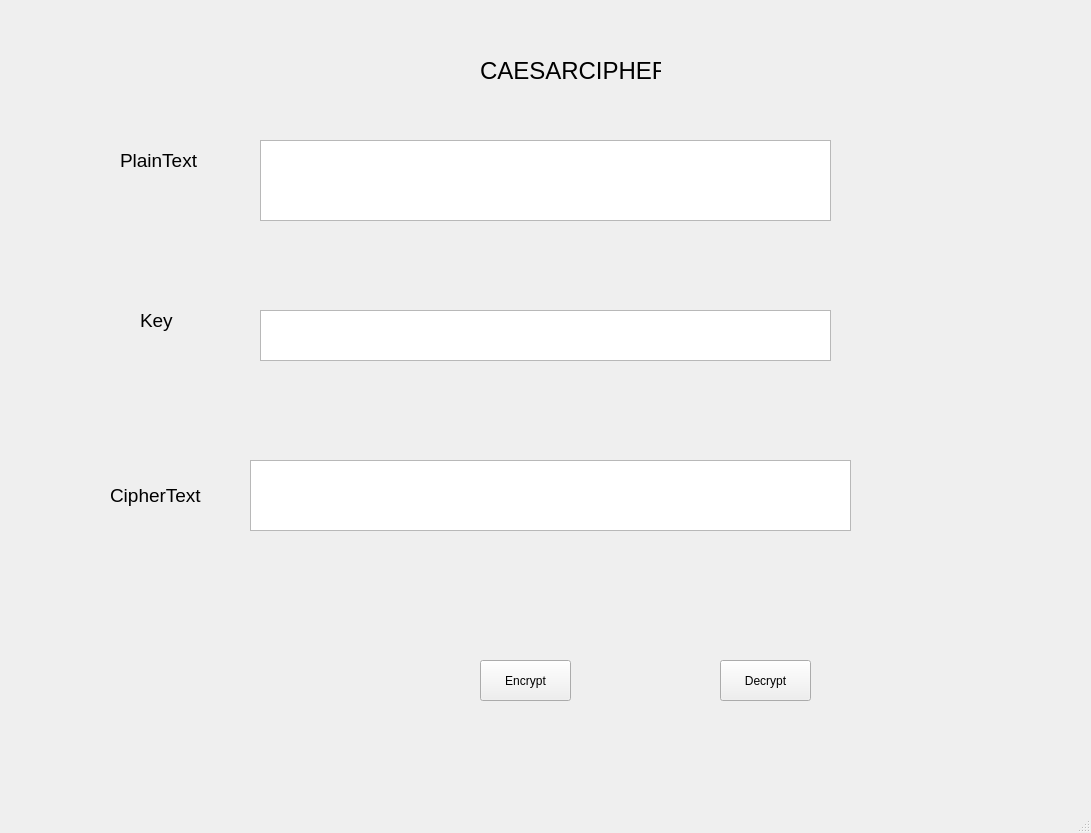
<?xml version="1.0" encoding="UTF-8"?>
<ui version="4.0">
 <class>MainWindow</class>
 <widget class="QMainWindow" name="MainWindow">
  <property name="geometry">
   <rect>
    <x>0</x>
    <y>0</y>
    <width>1091</width>
    <height>833</height>
   </rect>
  </property>
  <property name="windowTitle">
   <string>MainWindow</string>
  </property>
  <widget class="QWidget" name="centralwidget">
   <widget class="QLabel" name="label">
    <property name="geometry">
     <rect>
      <x>480</x>
      <y>50</y>
      <width>181</width>
      <height>41</height>
     </rect>
    </property>
    <property name="font">
     <font>
      <pointsize>18</pointsize>
     </font>
    </property>
    <property name="text">
     <string>CAESARCIPHER</string>
    </property>
   </widget>
   <widget class="QLabel" name="label1">
    <property name="geometry">
     <rect>
      <x>120</x>
      <y>140</y>
      <width>81</width>
      <height>41</height>
     </rect>
    </property>
    <property name="font">
     <font>
      <pointsize>14</pointsize>
     </font>
    </property>
    <property name="text">
     <string>PlainText</string>
    </property>
   </widget>
   <widget class="QLabel" name="label2">
    <property name="geometry">
     <rect>
      <x>140</x>
      <y>300</y>
      <width>61</width>
      <height>41</height>
     </rect>
    </property>
    <property name="font">
     <font>
      <pointsize>14</pointsize>
     </font>
    </property>
    <property name="text">
     <string>Key</string>
    </property>
   </widget>
   <widget class="QLabel" name="label3">
    <property name="geometry">
     <rect>
      <x>110</x>
      <y>470</y>
      <width>111</width>
      <height>51</height>
     </rect>
    </property>
    <property name="font">
     <font>
      <pointsize>14</pointsize>
     </font>
    </property>
    <property name="text">
     <string>CipherText</string>
    </property>
   </widget>
   <widget class="QPlainTextEdit" name="txt_plain_text">
    <property name="geometry">
     <rect>
      <x>260</x>
      <y>140</y>
      <width>571</width>
      <height>81</height>
     </rect>
    </property>
   </widget>
   <widget class="QPlainTextEdit" name="txt_key">
    <property name="geometry">
     <rect>
      <x>260</x>
      <y>310</y>
      <width>571</width>
      <height>51</height>
     </rect>
    </property>
   </widget>
   <widget class="QPushButton" name="btn_encrypt">
    <property name="geometry">
     <rect>
      <x>480</x>
      <y>660</y>
      <width>91</width>
      <height>41</height>
     </rect>
    </property>
    <property name="text">
     <string>Encrypt</string>
    </property>
   </widget>
   <widget class="QPushButton" name="btn_decrypt">
    <property name="geometry">
     <rect>
      <x>720</x>
      <y>660</y>
      <width>91</width>
      <height>41</height>
     </rect>
    </property>
    <property name="text">
     <string>Decrypt</string>
    </property>
   </widget>
   <widget class="QPlainTextEdit" name="txt_cipher_text">
    <property name="geometry">
     <rect>
      <x>250</x>
      <y>460</y>
      <width>601</width>
      <height>71</height>
     </rect>
    </property>
   </widget>
  </widget>
  <widget class="QMenuBar" name="menubar">
   <property name="geometry">
    <rect>
     <x>0</x>
     <y>0</y>
     <width>1091</width>
     <height>21</height>
    </rect>
   </property>
  </widget>
  <widget class="QStatusBar" name="statusbar"/>
 </widget>
 <resources/>
 <connections/>
</ui>
